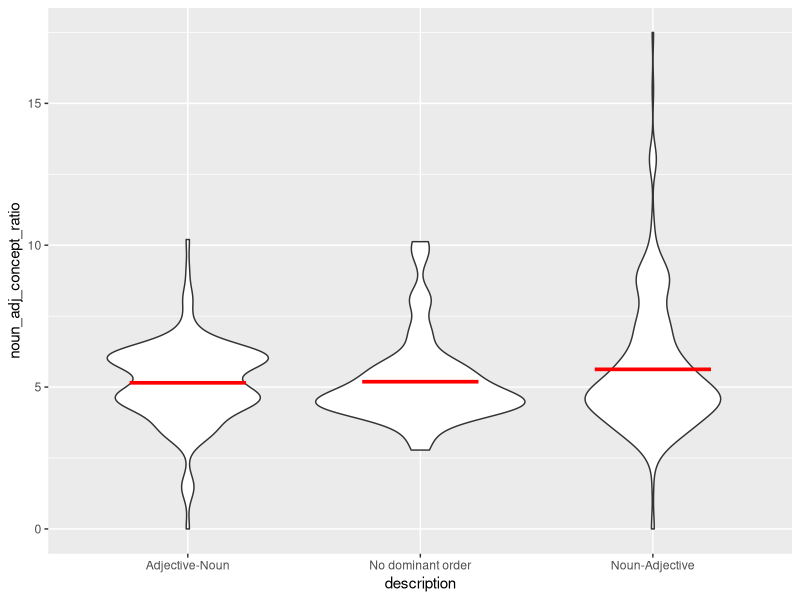
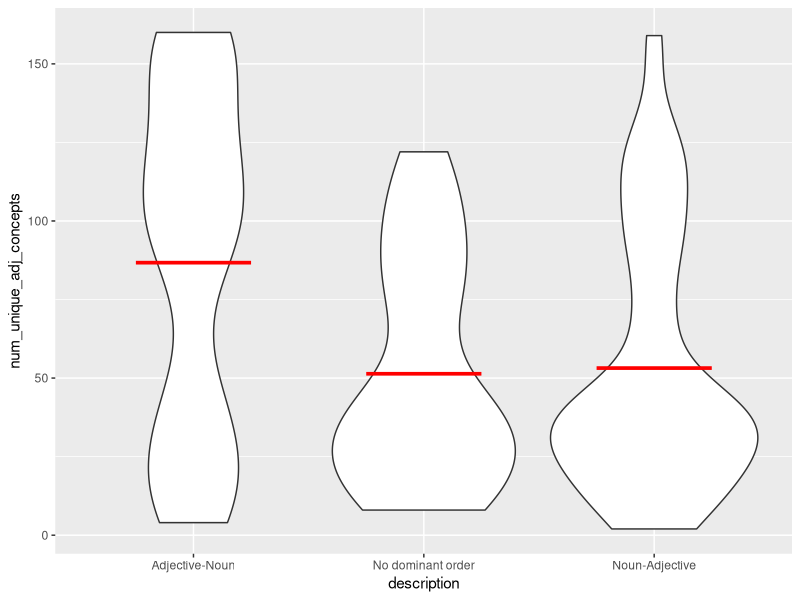
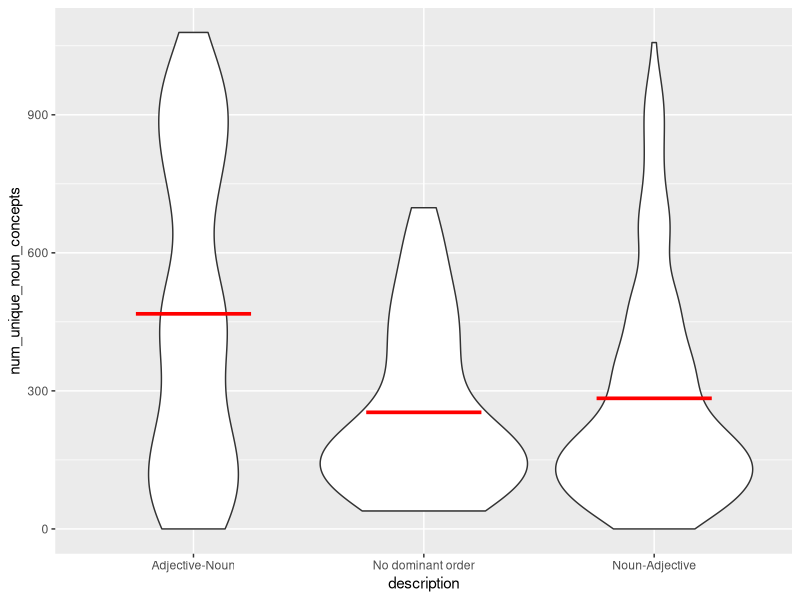

Recreate these plots in R, in order.
## ---- chunk 1
knitr::opts_chunk$set(echo = TRUE)
library(tidyverse)
## ---- chunk 2
data <- read.csv('processed_data/language_endangerment.csv')
## ---- chunk 3
colnames(data)
## ---- chunk 4
# create a new column that is the ratio # of noun concepts: # of adj concepts
data["noun_adj_concept_ratio"] = data["num_unique_noun_concepts"] /data["num_unique_adj_concepts" ]

# get rid of Inf values
data <- data[data["noun_adj_concept_ratio"] != 'Inf', ]
data["noun_adj_concept_ratio"]
## ---- chunk 5
vars = c('L1_pop', 'GDPpc', 'life_expectancy_60', 'education_spending', 'noun_adj_concept_ratio',
         "num_unique_noun_concepts", "num_unique_adj_concepts")
r_squareds = c()
for (v in vars) {
  print(v)
  f <- paste("value ~", v)
  #print(f)
  lmod <- lm(as.formula(f), data)
  r_squared <- summary(lmod)$r.squared
  #print(paste("R^2:", r_squared))
  print(summary(lmod))
  r_squareds <- append(r_squareds, r_squared)
}


## ---- chunk 6
# recode as 0 and 1
adj_noun_idx <- data['value'] == 1
no_pref_idx <- data['value'] == 2
noun_adj_idx <- data['value'] == 3

data1 <- data
data1['value'][no_pref_idx] = 0
data1['value'][noun_adj_idx] = 0
data1['value']
## ---- chunk 7
lmod <- glm(value ~ GDPpc + life_expectancy_60 + education_spending + noun_adj_concept_ratio, data1, family='binomial')
summary(lmod)

lmod <- glm(value ~ L1_pop + GDPpc + life_expectancy_60 + education_spending + noun_adj_concept_ratio, data1, family='binomial')
summary(lmod)
## ---- chunk 8
data2 <- data[data['description'] != 'Adjective-Noun', ]
no_pref_idx <- data2['description'] == 'No dominant order'
noun_adj_idx <- data2['description'] == 'Noun-Adjective'
data2['value'][no_pref_idx] = 1
data2['value'][noun_adj_idx] = 0
data2['value']
## ---- chunk 9
lmod <- glm(value ~ GDPpc + life_expectancy_60 + education_spending + noun_adj_concept_ratio, data2, family='binomial')
summary(lmod)

lmod <- glm(value ~ L1_pop + GDPpc + life_expectancy_60 + education_spending + noun_adj_concept_ratio, data2, family='binomial')
summary(lmod)
## ---- chunk 10
ggplot(data=data1, aes(x = description, y = noun_adj_concept_ratio)) +
  geom_violin() +
  stat_summary(fun = "mean",
               geom = "crossbar", 
               width = 0.5,
               colour = "red")
## ---- chunk 11
ggplot(data=data1, aes(x = description, y = num_unique_adj_concepts)) +
  geom_violin() +
  stat_summary(fun = "mean",
               geom = "crossbar", 
               width = 0.5,
               colour = "red")
## ---- chunk 12
ggplot(data=data1, aes(x = description, y = num_unique_noun_concepts)) +
  geom_violin() +
  stat_summary(fun = "mean",
               geom = "crossbar", 
               width = 0.5,
               colour = "red")
